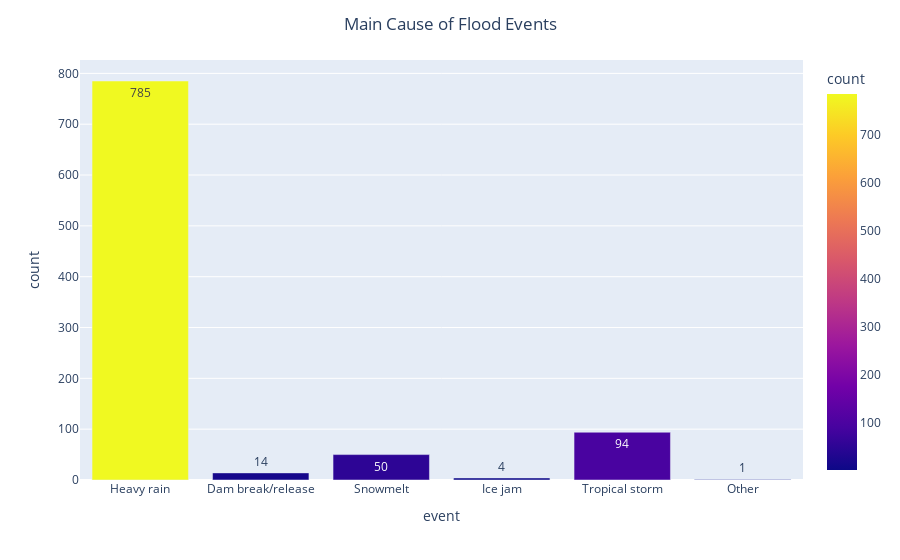

Notebook code for this chart:
### Markdown cell above
## Data Visualization

### Code cell
causes = [x.lower() for x in df_flood_props_cleaned["main_cause"].to_list()]

categories = {
    "Heavy rain": ["rain", "monsoon", "torrential"],
    "Dam break/release": ["dam", "levy", "release"],
    "Snowmelt": ["snow"],
    "Ice jam": ["ice"],
    "Tropical storm": ["tropical", "typhoon", "hurricane"],
}

df_flood_cause = pd.DataFrame(
    data={
        "event": list(categories.keys()) + ["Other"],
        "count": np.zeros(len(categories) + 1, dtype=int),
        "matched": [[] for _ in range(len(categories) + 1)],
    }
)

for event in causes:
    matched = False
    for category, keywords in categories.items():
        if any(keyword in event for keyword in keywords):
            idx = df_flood_cause.index[df_flood_cause["event"] == category].tolist()[0]
            df_flood_cause.at[idx, "count"] += 1
            df_flood_cause.at[idx, "matched"].append(event)
            matched = True
    if not matched:
        idx = df_flood_cause.index[df_flood_cause["event"] == "Other"].tolist()[0]
        df_flood_cause.at[idx, "count"] += 1
        df_flood_cause.at[idx, "matched"].append(event)


fig = px.bar(
    df_flood_cause,
    x="event",
    y="count",
    color="count",
    text="count",
)
fig.update_layout(
    title=dict(text="Main Cause of Flood Events", x=0.5)
)
fig.show()

### Figure 1 — Plotly figure (JSON) as saved in the notebook; plotly's stock layout.template omitted (floating-point values rounded to 4 significant figures)
{"data": [{"alignmentgroup": "True", "hovertemplate": "event=%{x}<br>count=%{marker.color}<extra></extra>", "legendgroup": "", "marker": {"color": [785, 14, 50, 4, 94, 1], "coloraxis": "coloraxis", "pattern": {"shape": ""}}, "name": "", "offsetgroup": "", "orientation": "v", "showlegend": false, "text": [785, 14, 50, 4, 94, 1], "textposition": "auto", "type": "bar", "x": ["Heavy rain", "Dam break/release", "Snowmelt", "Ice jam", "Tropical storm", "Other"], "xaxis": "x", "y": [785, 14, 50, 4, 94, 1], "yaxis": "y"}], "layout": {"barmode": "relative", "coloraxis": {"colorbar": {"title": {"text": "count"}}, "colorscale": [[0, "#0d0887"], [0.1111, "#46039f"], [0.2222, "#7201a8"], [0.3333, "#9c179e"], [0.4444, "#bd3786"], [0.5556, "#d8576b"], [0.6667, "#ed7953"], [0.7778, "#fb9f3a"], [0.8889, "#fdca26"], [1, "#f0f921"]]}, "legend": {"tracegroupgap": 0}, "margin": {"t": 60}, "title": {"text": "Main Cause of Flood Events", "x": 0.5}, "xaxis": {"anchor": "y", "domain": [0, 1], "title": {"text": "event"}}, "yaxis": {"anchor": "x", "domain": [0, 1], "title": {"text": "count"}}}}
